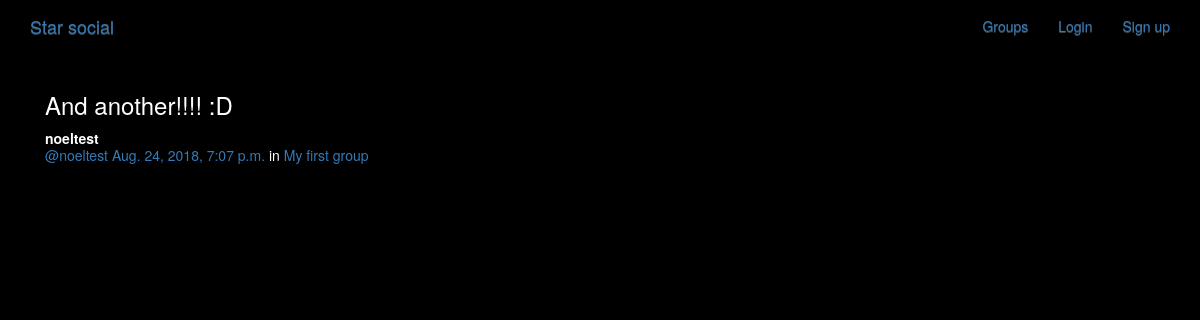
Screenshot of /posts/by/noeltest/6/ with the database file from the repository.
### posts/models.py (models this page shows, shortened)
class Post(models.Model):
    user = models.ForeignKey(User, related_name="posts", on_delete=models.CASCADE)
    created_at = models.DateTimeField(auto_now=True)
    message = models.TextField()
    message_html = models.TextField(editable=False)
    group = models.ForeignKey(Group, related_name="posts",null=True, blank=True,  on_delete=models.CASCADE)
    class Meta:
        ordering = ["-created_at"]
        unique_together = ["user", "message"]

### groups/models.py (models this page shows, shortened)
class Group(models.Model):
    name = models.CharField(max_length=255, unique=True)
    slug = models.SlugField(allow_unicode=True, unique=True)
    description = models.TextField(blank=True, default='')
    description_html = models.TextField(editable=False, blank=True, default='')
    members = models.ManyToManyField(User, through='GroupMember')
    class Meta:
        ordering = ['name']

### posts/views.py (the view)
# urls.py: url(r"by/(?P<username>[-\w]+)/(?P<pk>\d+)/$",views.PostDetail.as_view(),name="single"),
class PostDetail(SelectRelatedMixin, generic.DetailView):
    model = models.Post
    select_related = ("user", "group")
    def get_queryset(self):
        queryset = super().get_queryset()
        return queryset.filter(
            user__username__iexact=self.kwargs.get("username")
        )

### posts/templates/posts/post_detail.html
{% extends "posts/post_base.html" %}
{% block post_content %}
<div class="col-md-8">
    {% include "posts/_post.html" %}
</div>
{% endblock %}

### posts/templates/posts/_post.html (shortened to what this page needs)
<div class="post media">
	<h3>{{ post.message_html|safe }}</h3>
	<div class="media-body">
		<strong>{{ post.user.username }}</strong>
		<h5 class="media-heading">
			<span class="username"><a href="{% url 'posts:for_user' username=post.user.username %}">@{{ post.user.username }}</a></span>
			<time class="time"><a href="{% url 'posts:single' username=post.user.username pk=post.pk %}">{{ post.created_at }}</a></time>
			{% if post.group %}
			<span class="group-name">in <a href="#">{{ post.group.name }}</a></span>
			{% endif %}
		</h5>
	</div>
</div>

### static/simplesocial/css/master.css (style rules this page uses)
body { margin: 0; overflow: hidden; background-color: black; color:white; }

### rows the page displays
Post: message_html "And another!!!! :D", user.username "noeltest", created_at "Aug. 24, 2018, 7:07 p.m.", group.name "My first group"
